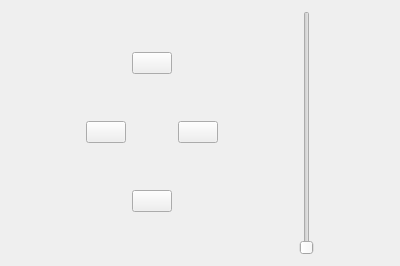
<?xml version="1.0" encoding="UTF-8"?>
<ui version="4.0">
 <class>TelescopeMoveWidget</class>
 <widget class="QWidget" name="TelescopeMoveWidget">
  <property name="geometry">
   <rect>
    <x>0</x>
    <y>0</y>
    <width>400</width>
    <height>266</height>
   </rect>
  </property>
  <property name="windowTitle">
   <string>Form</string>
  </property>
  <layout class="QHBoxLayout" name="horizontalLayout" stretch="1,0">
   <item>
    <layout class="QGridLayout" name="gridLayout" columnstretch="0,0,0" columnminimumwidth="0,0,0">
     <item row="1" column="0">
      <widget class="QPushButton" name="westButton">
       <property name="sizePolicy">
        <sizepolicy hsizetype="Fixed" vsizetype="Fixed">
         <horstretch>0</horstretch>
         <verstretch>0</verstretch>
        </sizepolicy>
       </property>
       <property name="text">
        <string/>
       </property>
       <property name="icon">
        <iconset resource="../../../../data/gui/guiRes.qrc">
         <normaloff>:/graphicGui/nv_spinleft.png</normaloff>:/graphicGui/nv_spinleft.png</iconset>
       </property>
      </widget>
     </item>
     <item row="2" column="1">
      <widget class="QPushButton" name="southButton">
       <property name="sizePolicy">
        <sizepolicy hsizetype="Fixed" vsizetype="Fixed">
         <horstretch>0</horstretch>
         <verstretch>0</verstretch>
        </sizepolicy>
       </property>
       <property name="text">
        <string/>
       </property>
       <property name="icon">
        <iconset resource="../../../../data/gui/guiRes.qrc">
         <normaloff>:/graphicGui/nv_spindown.png</normaloff>:/graphicGui/nv_spindown.png</iconset>
       </property>
      </widget>
     </item>
     <item row="1" column="2">
      <widget class="QPushButton" name="eastButton">
       <property name="sizePolicy">
        <sizepolicy hsizetype="Fixed" vsizetype="Fixed">
         <horstretch>0</horstretch>
         <verstretch>0</verstretch>
        </sizepolicy>
       </property>
       <property name="text">
        <string/>
       </property>
       <property name="icon">
        <iconset resource="../../../../data/gui/guiRes.qrc">
         <normaloff>:/graphicGui/nv_spinright.png</normaloff>:/graphicGui/nv_spinright.png</iconset>
       </property>
       <property name="flat">
        <bool>false</bool>
       </property>
      </widget>
     </item>
     <item row="0" column="1">
      <widget class="QPushButton" name="northButton">
       <property name="text">
        <string/>
       </property>
       <property name="icon">
        <iconset resource="../../../../data/gui/guiRes.qrc">
         <normaloff>:/graphicGui/nv_spinup.png</normaloff>:/graphicGui/nv_spinup.png</iconset>
       </property>
      </widget>
     </item>
    </layout>
   </item>
   <item>
    <widget class="QSlider" name="speedSlider">
     <property name="minimum">
      <number>0</number>
     </property>
     <property name="maximum">
      <number>100</number>
     </property>
     <property name="pageStep">
      <number>1</number>
     </property>
     <property name="orientation">
      <enum>Qt::Vertical</enum>
     </property>
    </widget>
   </item>
  </layout>
 </widget>
 <resources>
  <include location="../../../../data/gui/guiRes.qrc"/>
  <include location="../../../../data/gui/guiRes.qrc"/>
 </resources>
 <connections/>
</ui>
